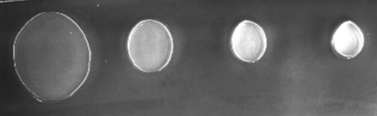
#> input picture Projects/Sac DropV2/Images/croppedRotated.png, 377 x 116 px, found by its file name
$ python v7.py
#> lines starting #> are read from the running program, lines starting #| are printed output that depends on the picture; after the words box and inside, x2 and y2 are one past the last pixel; in counts of white or black regions, pixels touching at a corner belong together
import cv2
import numpy as np

# --- CONFIG ---
IMAGE_PATH = "Projects\\Sac DropV2\\Images\\croppedRotated.png"  # path to your image
THRESH_DIFF = 30  # how different in gray-level from background
MIN_AREA = 1000  # ignore tiny noise

# --- LOAD & PREPARE ---
# 1. Read and convert to grayscale
img = cv2.imread(IMAGE_PATH)
#> img is the input picture: shape (116, 377, 3); min 33, max 255, mean 94.6
gray = cv2.cvtColor(img, cv2.COLOR_BGR2GRAY)

# 2. Estimate background gray level as the most common pixel value
hist = cv2.calcHist([gray], [0], None, [256], [0, 256]).flatten()
#> hist = 256 values, max 1121 at index 92, min 0 at index 0, mean 170.8
bg_gray = np.argmax(hist)
#> bg_gray = 92

# 3. Compute absolute difference from background
diff = cv2.absdiff(gray, np.full_like(gray, bg_gray))
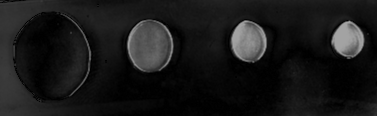
#> diff: shape (116, 377); min 0, max 163, mean 25

# 4. Threshold that difference to isolate shapes
_, mask = cv2.threshold(diff, THRESH_DIFF, 255, cv2.THRESH_BINARY)
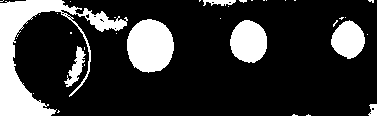
#> mask: shape (116, 377); 20.6% white; 35 white regions (28 under 20 px), largest, box (x1, y1, x2, y2) and area: (0, 0, 128, 116) 4176, (127, 19, 174, 73) 1985, (230, 20, 267, 63) 1235

# 5. (Optional) Clean up noise
kernel = cv2.getStructuringElement(cv2.MORPH_ELLIPSE, (5, 5))
mask = cv2.morphologyEx(mask, cv2.MORPH_OPEN, kernel)
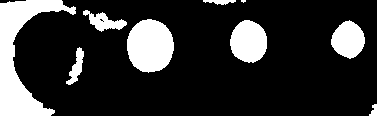
#> mask: shape (116, 377); 19.3% white; 9 white regions (1 under 20 px), largest, box (x1, y1, x2, y2) and area: (0, 0, 76, 116) 3370, (127, 19, 174, 73) 1983, (230, 20, 267, 63) 1233
mask = cv2.morphologyEx(mask, cv2.MORPH_CLOSE, kernel)
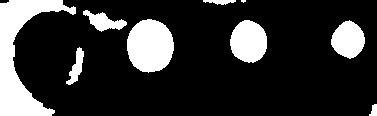
#> mask: shape (116, 377); 19.4% white; 9 white regions (1 under 20 px)

# --- FIND & DRAW CONTOURS ---
contours, _ = cv2.findContours(mask, cv2.RETR_EXTERNAL, cv2.CHAIN_APPROX_SIMPLE)
#> contours = 9 contours, 1 with area under 20; largest, box (x1, y1, x2, y2) and area: (0, 0, 76, 116) 3193, (127, 19, 174, 73) 1910, (230, 20, 267, 63) 1176, (331, 20, 365, 59) 890, (83, 10, 127, 32) 402, (66, 47, 84, 85) 256, (203, 0, 236, 5) 74, (369, 104, 377, 116) 50

# Filter out very small areas
shapes = [cnt for cnt in contours if cv2.contourArea(cnt) > MIN_AREA]
#> shapes = 3 contours; box (x1, y1, x2, y2) and area: (0, 0, 76, 116) 3193, (127, 19, 174, 73) 1910, (230, 20, 267, 63) 1176

# Draw contours and label them
for i, cnt in enumerate(shapes, start=1):
    # draw outline in green
    cv2.drawContours(img, [cnt], -1, (0, 255, 0), 2)
    # compute centroid for placing label
    M = cv2.moments(cnt)
    if M["m00"] != 0:
        cx = int(M["m10"] / M["m00"])
        cy = int(M["m01"] / M["m00"])
        cv2.putText(
            img, f"{i}", (cx - 10, cy + 10), cv2.FONT_HERSHEY_SIMPLEX, 1, (0, 255, 0), 2
        )
#> this loop made 3 passes
#> (cx, cy) on passes 1 to 3: (248, 41), (149, 45), (19, 55)
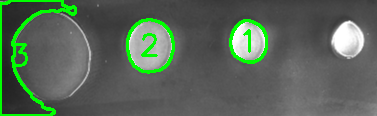
#> img: shape (116, 377, 3); 5.72% of pixels changed, all inside (x1, y1, x2, y2) = (0, 0, 268, 116)

# Report
print(f"Detected {len(shapes)} shapes different from background (expected 4).")
#| Detected 3 shapes different from background (expected 4).

# --- SHOW & SAVE ---
cv2.imshow("Shapes Detected", img)
cv2.waitKey(0)
cv2.destroyAllWindows()
# Optionally save result:
cv2.imwrite("shapes_detected.png", img)
